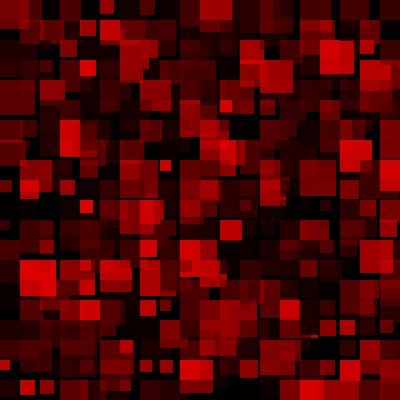
Frame 1 (no input)
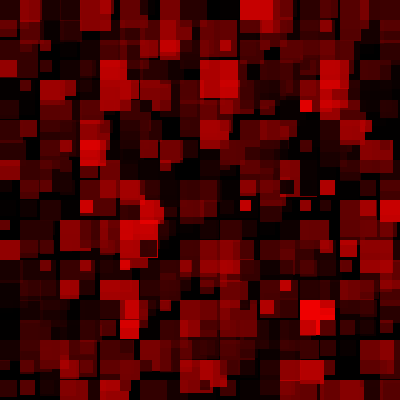
Frame 60 (the mouse pressed at the canvas centre just before this capture)
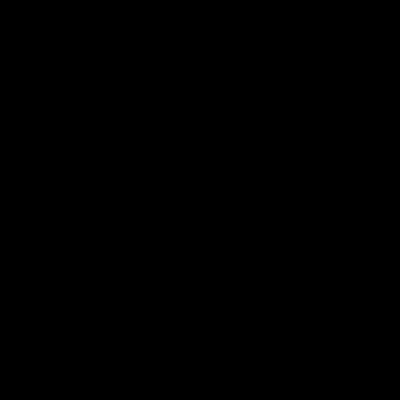
Frame 120 (the mouse held since frame 60 and released just before this capture)

The Processing sketch that drew these frames (run headless with seeded random() and noise(); from frame 60 on, the mouse is pressed at the canvas centre):

// Processing sketch: processing_110893
// ── processing_110893.pde

//Tsang Hiu Fong, Annie// 52957053// Assignment 2

int columns, rows, interval = 20;
int[][] rectlength; // Declare 2D array

void setup() {
  size(400, 400);
  columns = int(width/interval);
  rows = int(height/interval);
  rectlength = new int[columns][rows]; // Create
  // Initialize values of 2D array rectlength 
  for (int i = 0; i < columns; i ++ ) {
    for (int j = 0; j < rows; j ++ ) {
      rectlength[i][j] = int(random(10,40));//set the size of the rect
    }
  }
  noStroke();
  smooth();
  frameRate(10);
}

void draw() {
  background(0);//set black as bkg
  // referring to nested for() loops
  for (int i = 0; i < columns; i ++ ) {
    for (int j = 0; j < rows; j ++ ) {
      if(mouseX<200 && mouseY<200){
      fill(random(255), random(0), random(0), random(255));//Draw red rect
      rect(i*interval,j*interval,rectlength[i][j],rectlength[i][j]);
      } else if(mouseX>200 && mouseY<200){
        fill(random(0), random(255), random(0), random(255));//Draw green rect
        rect(i*interval,j*interval,rectlength[i][j],rectlength[i][j]);
      } else if(mouseX>200 && mouseY>200){
      fill(random(0), random(0), random(255), random(255));//Draw blue rect
      rect(i*interval,j*interval,rectlength[i][j],rectlength[i][j]);
      } else if(mouseX<200 && mouseY>200){
        fill(random(100));//Draw grey rect
        rect(i*interval,j*interval,rectlength[i][j],rectlength[i][j]);
      }
    }
  }
}

//refernce to wk3_2D_array_example_02
